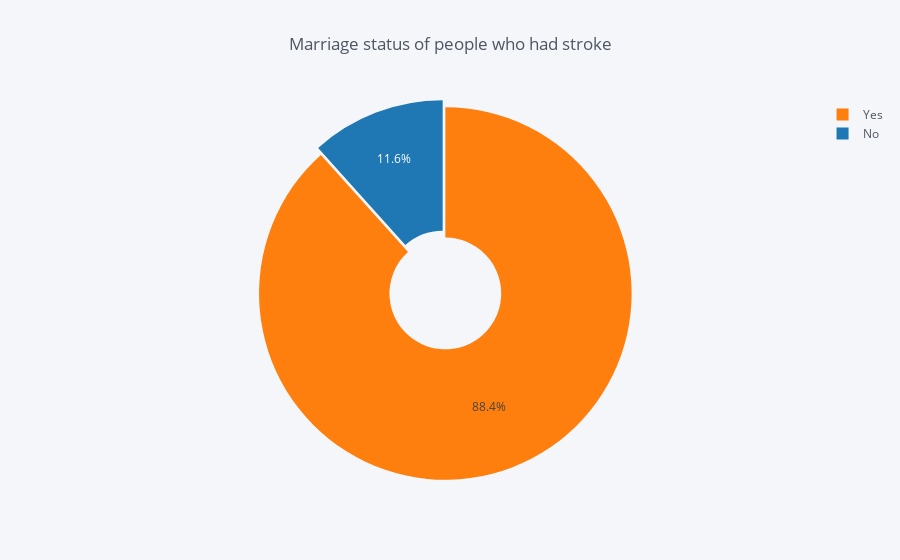

The code cell stored with this chart in its notebook:
### Code cell
# Marital status of people with stroke
Married = stdf.groupby(stdf['ever_married'])['stroke'].sum()
data_Married = pd.DataFrame({'labels': Married.index,
                   'values': Married.values
                  })
data_Married.iplot(kind='pie',labels='labels',values='values', title='Marriage status of people who had stroke', colors = colors2, 
            pull=[0.02, 0.02],hole = 0.3)

### Figure 1 — Plotly figure (JSON) as saved in the notebook; plotly's stock layout.template omitted (floating-point values rounded to 4 significant figures)
{"data": [{"hole": 0.3, "labels": ["No", "Yes"], "marker": {"colors": ["rgba(31, 119, 180, 1.0)", "rgba(255, 127, 14, 1.0)"]}, "name": "", "pull": [0.02, 0.02], "type": "pie", "values": [29, 220]}], "layout": {"legend": {"bgcolor": "#F5F6F9", "font": {"color": "#4D5663"}}, "paper_bgcolor": "#F5F6F9", "plot_bgcolor": "#F5F6F9", "title": "Marriage status of people who had stroke", "titlefont": {"color": "#4D5663"}}}
